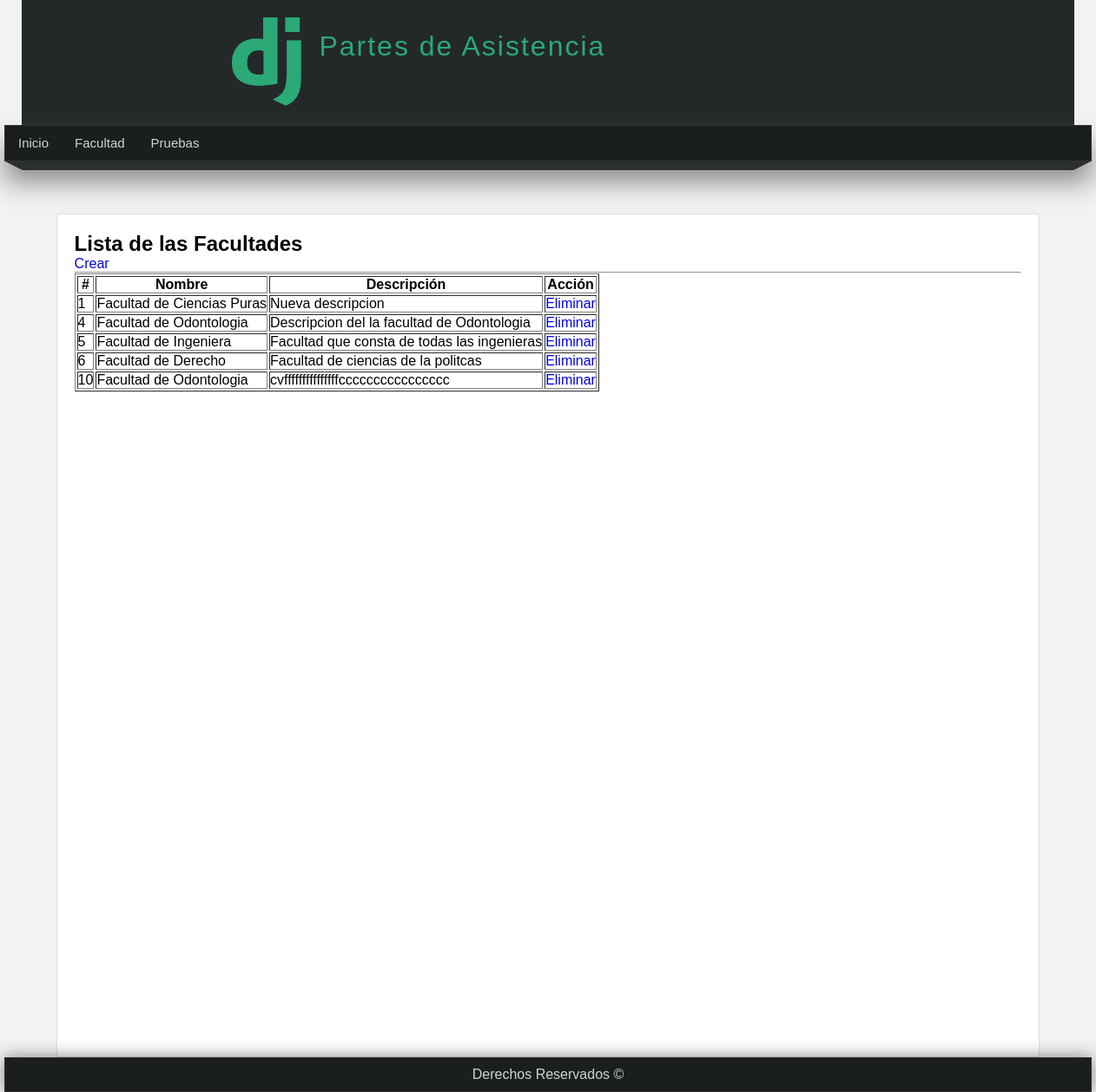
The page /faculties on the database its author committed.
### userapp/models.py (models this page shows)
class Faculty(models.Model):
    name = models.CharField(max_length=100)
    description = models.TextField()

### userapp/views.py (the view)
# urls.py: path("faculties", views.faculties, name="faculties")
def faculties(request):
    faculties = Faculty.objects.order_by('id')
    return render(request, 'faculties.html', {
        'faculties': faculties
    })

### userapp/templates/faculties.html (shortened to what this page needs)
{% extends 'layout.html' %}
{% block content %}
    <h2>Lista de las Facultades</h2>
    <a href="{% url 'create_full_faculty' %}" >Crear</a>
    <hr>
    <table border="1">
        <tr>
            <th>#</th>
            <th>Nombre</th>
            <th>Descripción</th>
            <th>Acción</th>
        </tr>
        {%for faculty in faculties%}
            <tr>
                <td>{{ faculty.id }}</td>
                <td>{{ faculty.name }}</td>
                <td>{{ faculty.description }}</td>
                <td>
                    <a href="{% url 'delete_faculty' faculty.id %}">Eliminar</a>
                </td>
            </tr>
        {% endfor %}
    </table>
{% endblock %}

### userapp/templates/layout.html (shortened to what this page needs)
{% load static %}
<!DOCTYPE html>
<html lang="es">
<head>
    <link rel="stylesheet" type="text/css" href="{% static 'css/styles.css' %}">
</head>
<body>
<header>
    <div id="logotipo">
        <img src="{% static 'img/logo.png' %}">
        <h1>Partes de Asistencia</h1>
    </div>
</header>
<nav>
    <ul>
        <li>
            <a href="/inicio">Inicio</a>
        </li>
        <li>
            <a href="/faculties">Facultad</a>
        </li>
        <li>
            <a href="/pagina-pruebas">Pruebas</a>
        </li>
    </ul>
</nav>
<div class="barra">
    <span class="esquina-izquierda"></span>
    <span class="rellena-barra"></span>
    <span class="esquina-derecha"></span>
</div>
<div id="content">
    <div class="box">
        {% block content %}
        {% endblock %}
    </div>
</div>
<footer>
    Derechos Reservados &copy;
</footer>
</body>
</html>

### userapp/static/css/styles.css (style rules this page uses)
* { margin: 0px; padding: 0px; font-family: sans-serif, Arial, Helvetica; text-decoration: none; }
body { background-color: #F2F2F2; }
header { width: 1212px; height: 144px; background-color: #232828; margin: 0 auto; }
#logotipo img { display: block; width: 80px; float: left; margin-top: 20px; }
#logotipo { width: 60%; height: 130px; margin: 0 auto; }
#logotipo h1 { display: block; float: left; margin-top: 35px; margin-left: 20px; letter-spacing: 2px; font-weight: lighter; color: #2ba977; }
nav { width: 1250px; height: 40px; margin: 0 auto; background-color: #1b1e1f; border: 1px solid #333333; box-shadow: 0px 22px 32px gray; font-size: 15px; }
nav ul { list-style: none; text-decoration: none; }
nav ul li { line-height: 40px; float: left; }
nav ul li a { display: block; padding-left: 15px; padding-right: 15px; color: #d1d4d6; }
.barra { width: 1250px; margin: 0 auto; margin-bottom: 10px; }
.esquina-izquierda { display: block; border-left: 20px solid transparent; border-top: 10px solid #2b2f30; float: left; }
.esquina-derecha { display: block; border-right: 20px solid transparent; border-top: 10px solid #2b2f30; float: right; }
.rellena-barra { display: block; width: 1210px; height: 10px; background: #2b2f30; float: left; }
#content { width: 1212px; min-height: 930px; margin: 0 auto; margin-botton: 30px; margin-top: 60px; }
.box { background: white; width: 90%; min-height: 930px; padding: 20px; border: 1px solid #ddd; border-radius: 2px; margin: 0 auto; }
footer { width: 1250px; background-color: #1b1e1f; border: 1px solid #333; color: #d1d4d6; text-align: center; margin: 0 auto; padding-top: 10px; padding-bottom: 10px; box-shadow: 0px 0px 20px gray; }

### rows shown on the page
Faculty: id "1", name "Facultad de Ciencias Puras", description "Nueva descripcion"
Faculty: id "4", name "Facultad de Odontologia", description "Descripcion del la facultad de Odontologia"
Faculty: id "5", name "Facultad de Ingeniera", description "Facultad que consta de todas las ingenieras"
Faculty: id "6", name "Facultad de Derecho", description "Facultad de ciencias de la politcas"
Faculty: id "10", name "Facultad de Odontologia", description "cvfffffffffffffffcccccccccccccccc"
